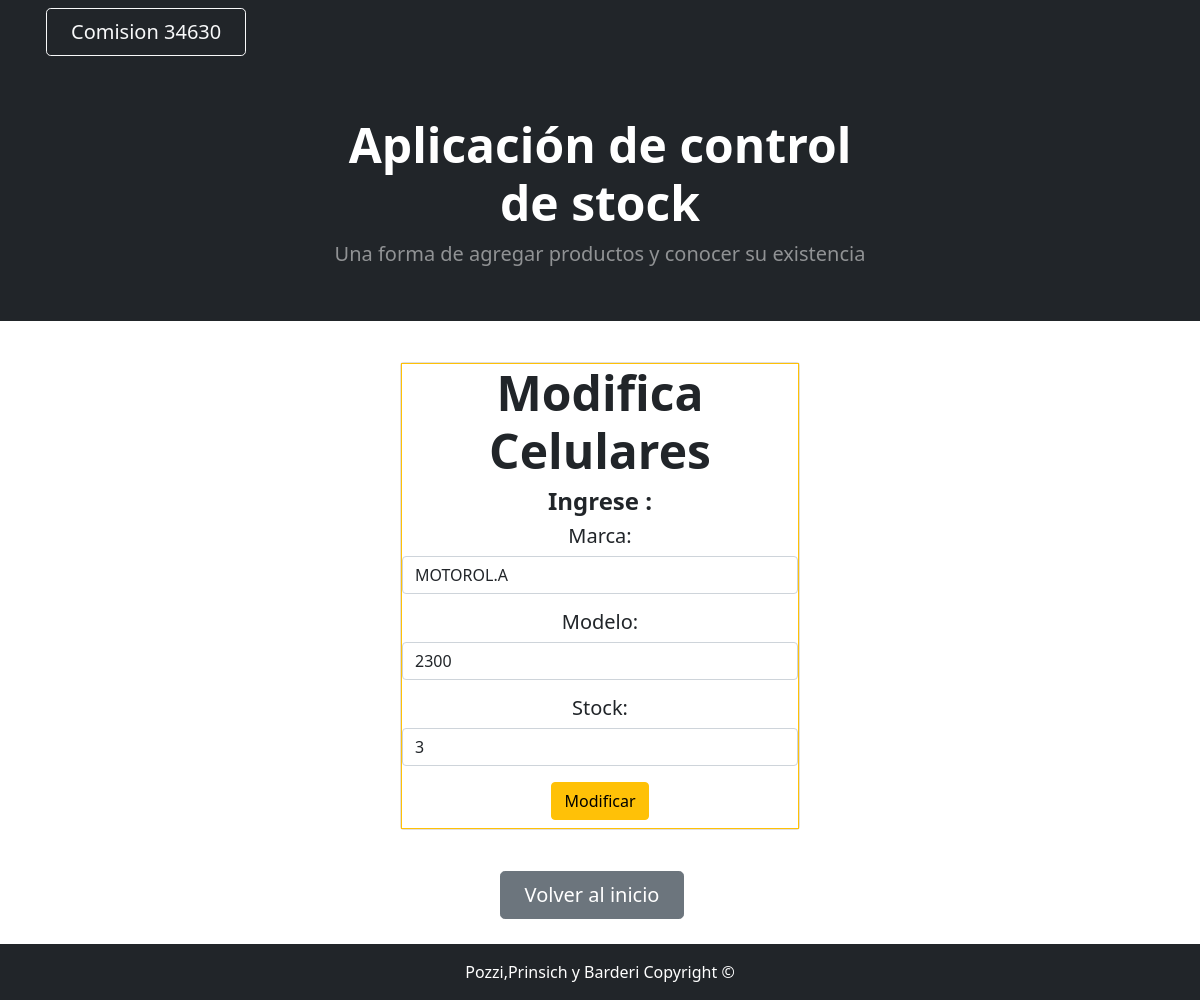
The page /listados/editar_cel/2 on the database as committed earlier.
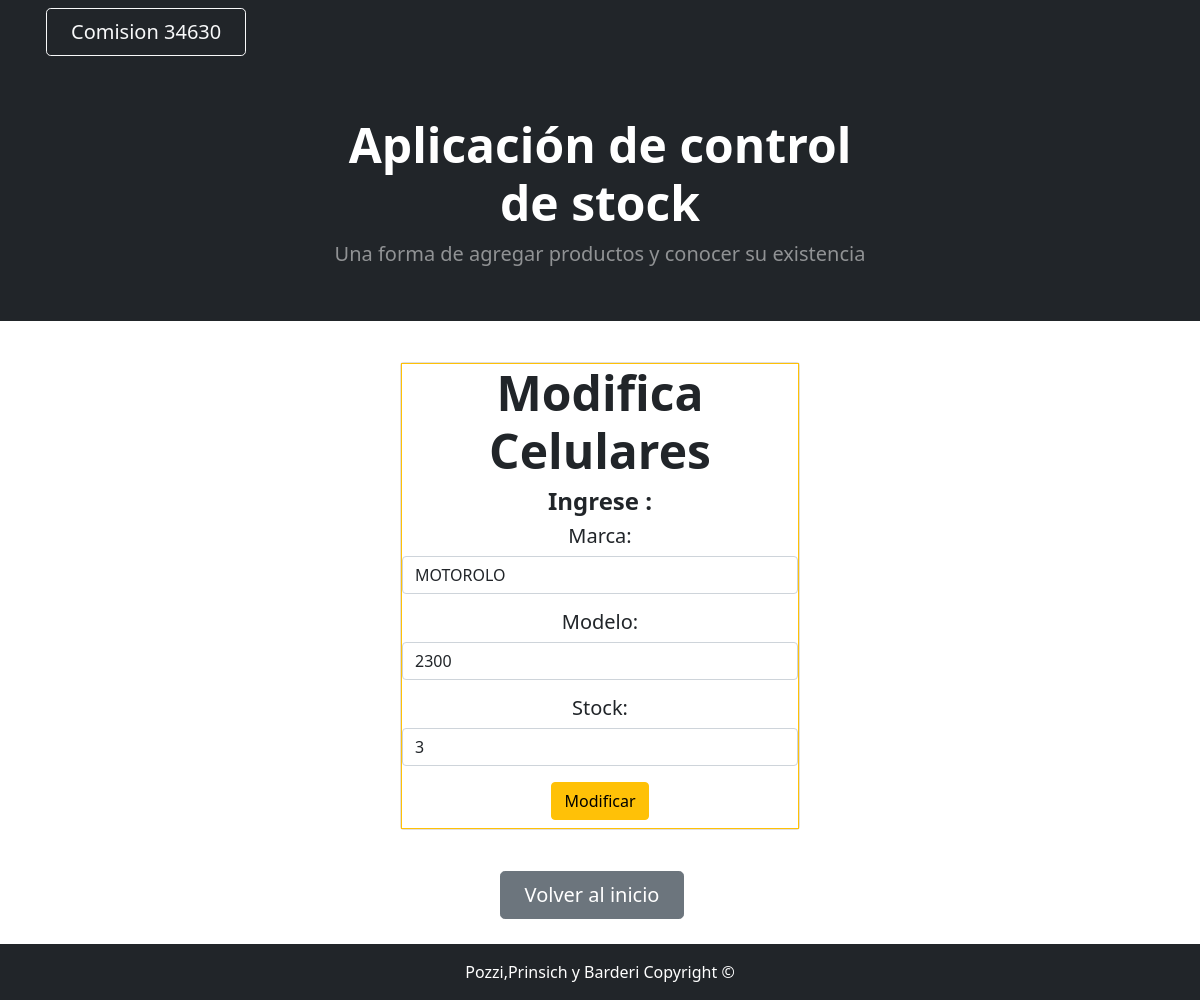
The same page on the database as committed later.
### Miapp/models.py (models this page shows, shortened)
class Celulares (models.Model):
    marca= models.CharField (max_length=50)
    modelo= models.CharField (max_length=50)
    stock= models.IntegerField ()

### Miapp/views.py (the view)
# urls.py: path('editar_cel/<int:id>',editar_celular,name='editar_cel')
def editar_celular(request,id):
    celulares=Celulares.objects.get(id=id)
    if request.method == "POST":
        mi_formulario = Formulario_celulares (request.POST)
        if mi_formulario.is_valid():
            data= mi_formulario.cleaned_data
            celulares.marca=data["marca"]
            celulares.modelo=data["modelo"]
            celulares.stock=data["stock"]
            celulares.save()
            return redirect("show_cel_edit")
    else:
            mi_formulario = Formulario_celulares(initial={
                "marca": celulares.marca,
                "modelo": celulares.modelo,
                "stock": celulares.stock
            })
    return render (request, "show_cel_edit_menu.html", {'mi_formulario': mi_formulario,"id":celulares.id})

### Miapp/forms.py
class Formulario_celulares (forms.ModelForm):
    class Meta:
        model=Celulares
        fields=('__all__')
        widgets={
            'marca': forms.TextInput(attrs={'class':'form-control','placeholder':'Ej:Motorola'}),
            'modelo':forms.TextInput(attrs={'class':'form-control','placeholder':'Ej:Moto G-82'}),
            'stock':forms.NumberInput(attrs={'class':'form-control','placeholder':'Ingrese Cantidad'})
        }

### Miapp/templates/show_cel_edit_menu.html
{% extends 'padre.html' %}
{% load static %}
{% block Contenido_cambiante %}
        <span class="border border-warning">
        <h1 class="display-5 fw-bolder text mb-2">Modifica Celulares</h1>
        <h2 class="h4 fw-bolder">Ingrese :</h2>
        <form action = "{% url 'editar_cel' id %}"  class="h5 fw-normal"  method ="POST" > {% csrf_token %}
        {{ mi_formulario.as_p }}
        <input type="submit" class="btn btn-warning "  value = "Modificar"/>
        </form>
       </span>
{% endblock Contenido_cambiante %}

### Miapp/templates/padre.html (shortened to what this page needs)
<!DOCTYPE html>
<html lang="en">
    <head>
        {% load static %}
        <link rel="stylesheet" href="https://cdn.jsdelivr.net/npm/bootstrap@4.0.0/dist/css/bootstrap.min.css">
        <link href="https://cdn.jsdelivr.net/npm/bootstrap-icons@1.4.1/font/bootstrap-icons.css" rel="stylesheet" />
        <link href="{%static 'css/styles.css'%}" rel="stylesheet" />
    </head>
    <body id="divconfondo">
        <nav class="navbar navbar-expand-lg navbar-dark bg-dark">
            <div class="container px-3">
                <a class="btn btn-outline-light btn-lg px-4" href="http://www.coderhouse.com">Comision 34630 </a>
            </div>
        </nav>
        <header class="bg-dark py-1">
            <div class="container px-1">
                <div class="row  justify-content-center">
                    <div class="col-lg-6">
                        <div class="text-center my-5">
                            <h1 class="display-5 fw-bolder text-white mb-2">Aplicación de control de stock</h1>
                            <p class="lead text-white-50 mb-4">Una forma de agregar productos y conocer su existencia</p>
                        </div>
                    </div>
                </div>
            </div>
        </header>
        <div class="text-center py-3"  >
            <div id="tarjeta" class="card">
                {% block Contenido_cambiante %}
                {% endblock Contenido_cambiante %}
            </div>
        </div>
        <div id="botoninicio" class="text-center">
    <a class="btn btn-secondary btn-lg px-4 me-sm-3" href="{% url 'Inicio'%}">Volver al inicio</a>
    </div>
    <footer class="py-3 bg-dark">
        <div class="container px-5"><p class="m-0 text-center text-white">Pozzi,Prinsich y Barderi Copyright &copy; </p></div>
    </footer>
    </body>
</html>

Rows that differ between the two databases and show on the page:
changed Celulares: marca "MOTOROL.A" → "MOTOROLO"
